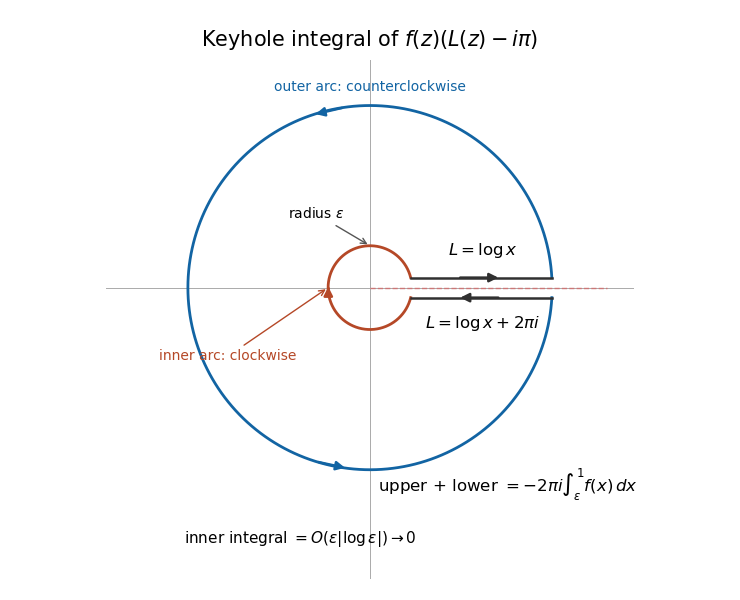

Source code (Python):
"""Original keyhole solution diagram emphasizing branch values and orientation."""
from pathlib import Path
import matplotlib
matplotlib.use('Agg')
import matplotlib.pyplot as plt
import numpy as np

fig,ax=plt.subplots(figsize=(7.4,6),dpi=100,facecolor='white')
epsilon=.23;delta=.055;alpha=np.arcsin(delta);beta=np.arcsin(delta/epsilon)
theta=np.linspace(alpha,2*np.pi-alpha,601)
ax.plot(np.cos(theta),np.sin(theta),color='#1264a3',lw=2)
theta=np.linspace(2*np.pi-beta,beta,401)
ax.plot(epsilon*np.cos(theta),epsilon*np.sin(theta),color='#b54827',lw=2)
x0=np.sqrt(epsilon**2-delta**2);x1=np.sqrt(1-delta**2)
ax.plot([x0,x1],[delta,delta],color='#303030',lw=1.8)
ax.plot([x1,x0],[-delta,-delta],color='#303030',lw=1.8)
ax.axhline(0,color='#aaaaaa',lw=.7,zorder=0);ax.axvline(0,color='#aaaaaa',lw=.7,zorder=0)
ax.plot([0,1.30],[0,0],'--',color='#cc7777',lw=1,zorder=0)
for radius,angle,direction,color in [(1,1.8,1,'#1264a3'),(1,4.5,1,'#1264a3'),(epsilon,np.pi,-1,'#b54827')]:
    aa=angle-direction*.09;bb=angle+direction*.09
    ax.annotate('',xy=(radius*np.cos(bb),radius*np.sin(bb)),xytext=(radius*np.cos(aa),radius*np.sin(aa)),arrowprops=dict(arrowstyle='-|>',color=color,lw=1.8,mutation_scale=13))
for yy,start,end in [(delta,.48,.72),(-delta,.72,.48)]:
    ax.annotate('',xy=(end,yy),xytext=(start,yy),arrowprops=dict(arrowstyle='-|>',color='#303030',lw=1.8,mutation_scale=13))
ax.text(.62,.18,r'$L=\log x$',ha='center',fontsize=12)
ax.text(.62,-.22,r'$L=\log x+2\pi i$',ha='center',fontsize=12)
ax.text(0,1.08,'outer arc: counterclockwise',ha='center',fontsize=10,color='#1264a3')
ax.annotate('inner arc: clockwise',xy=(-epsilon,0),xytext=(-1.16,-.40),fontsize=10,color='#b54827',arrowprops=dict(arrowstyle='->',color='#b54827'))
ax.annotate(r'radius $\varepsilon$',xy=(0,epsilon),xytext=(-.45,.38),fontsize=10,arrowprops=dict(arrowstyle='->',color='#555555'))
ax.text(.76,-1.12,r'upper + lower $=-2\pi i\int_\varepsilon^1 f(x)\,dx$',ha='center',fontsize=12)
ax.text(-.38,-1.40,r'inner integral $=O(\varepsilon|\log\varepsilon|)\to0$',ha='center',fontsize=11)
ax.set(xlim=(-1.45,1.45),ylim=(-1.60,1.25))
ax.set_aspect('equal');ax.axis('off')
ax.set_title(r'Keyhole integral of $f(z)(L(z)-i\pi)$',fontsize=15,pad=10)
fig.subplots_adjust(left=.025,right=.975,top=.90,bottom=.035)
fig.savefig(Path(__file__).with_suffix('.png').name,facecolor='white',dpi=100)
plt.close(fig)
